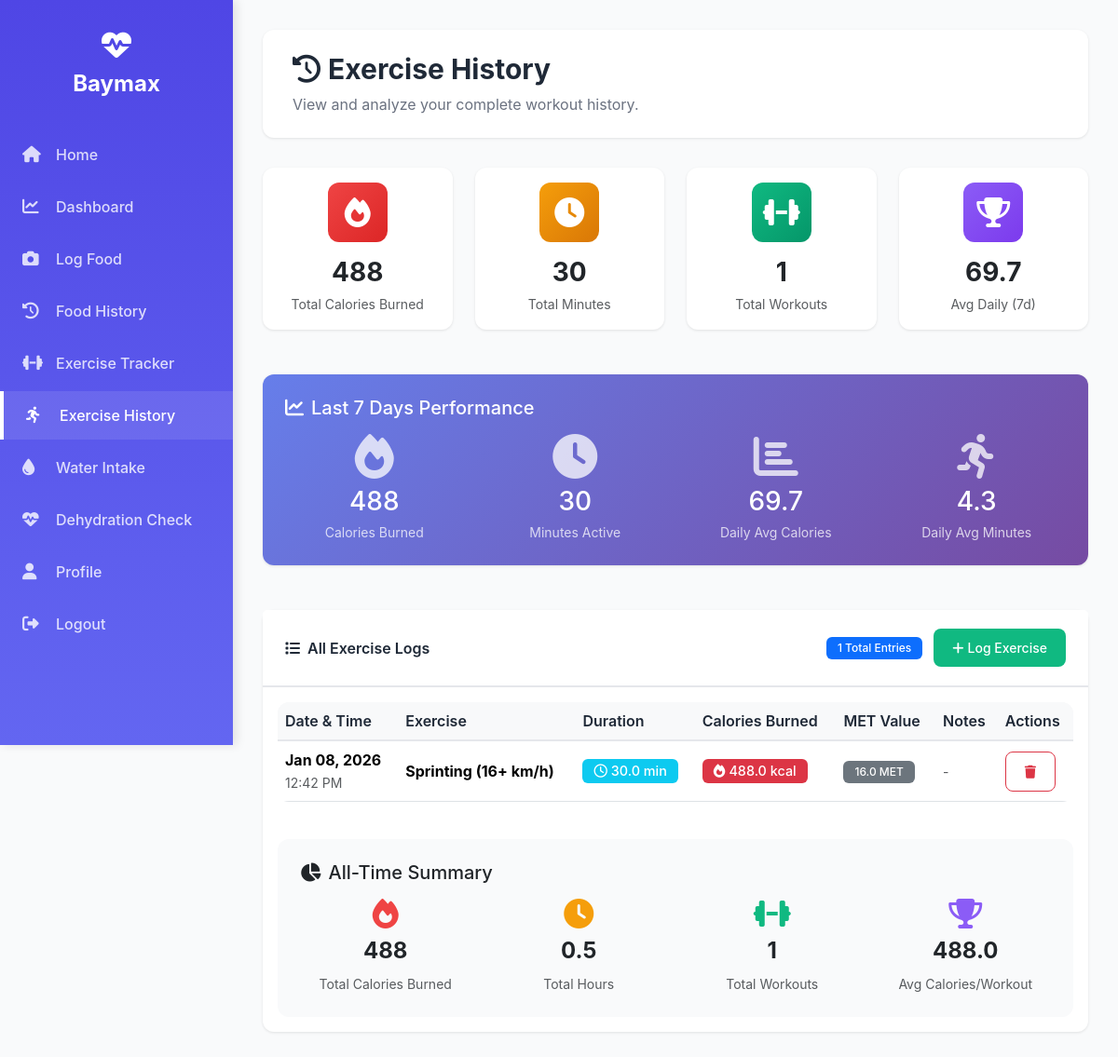
/exercise_history (signed in), run on the app's committed database.
### app.py (models this page shows)
class ExerciseLog(db.Model):
    id = db.Column(db.Integer, primary_key=True)
    user_id = db.Column(db.Integer, db.ForeignKey('user.id'))
    exercise_name = db.Column(db.String(200))
    duration_minutes = db.Column(db.Float)
    calories_burned = db.Column(db.Float)
    met_value = db.Column(db.Float)
    date = db.Column(db.DateTime, default=datetime.utcnow)
    notes = db.Column(db.String(500), nullable=True)

### app.py (the view)
@app.route('/exercise_history')
@login_required
def exercise_history():
    logs = ExerciseLog.query.filter_by(user_id=current_user.id).order_by(ExerciseLog.date.desc()).all()
    total_calories = sum(log.calories_burned for log in logs)
    total_duration = sum(log.duration_minutes for log in logs)
    total_workouts = len(logs)
    week_ago = datetime.utcnow() - timedelta(days=7)
    week_logs = [log for log in logs if log.date >= week_ago]
    week_calories = sum(log.calories_burned for log in week_logs)
    week_duration = sum(log.duration_minutes for log in week_logs)
    avg_daily_calories = round(week_calories / 7, 1) if week_logs else 0
    avg_daily_duration = round(week_duration / 7, 1) if week_logs else 0
    return render_template('exercise_history.html',
                         logs=logs,
                         total_calories=round(total_calories),
                         total_duration=round(total_duration),
                         total_workouts=total_workouts,
                         week_calories=round(week_calories),
                         week_duration=round(week_duration),
                         avg_daily_calories=avg_daily_calories,
                         avg_daily_duration=avg_daily_duration)

### app.py (called while the page is built)
@login_manager.user_loader
def load_user(user_id):
    return User.query.get(int(user_id))

### templates/exercise_history.html (shortened to what this page needs)
{% extends "base.html" %}
{% block content %}
<div class="content-header">
    <h1><i class="fas fa-history me-2"></i>Exercise History</h1>
    <p>View and analyze your complete workout history.</p>
</div>
<div class="row g-4 mb-4">
    <div class="col-md-3">
        <div class="card">
            <div class="card-body text-center">
                <div style="width: 64px; height: 64px; background: linear-gradient(135deg, #EF4444, #DC2626); border-radius: 12px; display: flex; align-items: center; justify-content: center; margin: 0 auto 1rem;">
                    <i class="fas fa-fire text-white fa-2x"></i>
                </div>
                <h3 class="mb-1 fw-bold">{{ total_calories }}</h3>
                <small class="text-muted">Total Calories Burned</small>
            </div>
        </div>
    </div>
    <div class="col-md-3">
        <div class="card">
            <div class="card-body text-center">
                <div style="width: 64px; height: 64px; background: linear-gradient(135deg, #F59E0B, #D97706); border-radius: 12px; display: flex; align-items: center; justify-content: center; margin: 0 auto 1rem;">
                    <i class="fas fa-clock text-white fa-2x"></i>
                </div>
                <h3 class="mb-1 fw-bold">{{ total_duration }}</h3>
                <small class="text-muted">Total Minutes</small>
            </div>
        </div>
    </div>
    <div class="col-md-3">
        <div class="card">
            <div class="card-body text-center">
                <div style="width: 64px; height: 64px; background: linear-gradient(135deg, #10B981, #059669); border-radius: 12px; display: flex; align-items: center; justify-content: center; margin: 0 auto 1rem;">
                    <i class="fas fa-dumbbell text-white fa-2x"></i>
                </div>
                <h3 class="mb-1 fw-bold">{{ total_workouts }}</h3>
                <small class="text-muted">Total Workouts</small>
            </div>
        </div>
    </div>
    <div class="col-md-3">
        <div class="card">
            <div class="card-body text-center">
                <div style="width: 64px; height: 64px; background: linear-gradient(135deg, #8B5CF6, #7C3AED); border-radius: 12px; display: flex; align-items: center; justify-content: center; margin: 0 auto 1rem;">
                    <i class="fas fa-trophy text-white fa-2x"></i>
                </div>
                <h3 class="mb-1 fw-bold">{{ avg_daily_calories }}</h3>
                <small class="text-muted">Avg Daily (7d)</small>
            </div>
        </div>
    </div>
</div>
<div class="row mb-4">
    <div class="col-12">
        <div class="card" style="background: linear-gradient(135deg, #667eea 0%, #764ba2 100%); color: white; border: none;">
            <div class="card-body p-4">
                <h5 class="mb-3"><i class="fas fa-chart-line me-2"></i>Last 7 Days Performance</h5>
                <div class="row text-center">
                    <div class="col-md-3">
                        <div class="mb-2">
                            <i class="fas fa-fire fa-3x opacity-75"></i>
                        </div>
                        <h3 class="mb-1">{{ week_calories }}</h3>
                        <small class="opacity-75">Calories Burned</small>
                    </div>
                    <div class="col-md-3">
                        <div class="mb-2">
                            <i class="fas fa-clock fa-3x opacity-75"></i>
                        </div>
                        <h3 class="mb-1">{{ week_duration }}</h3>
                        <small class="opacity-75">Minutes Active</small>
                    </div>
                    <div class="col-md-3">
                        <div class="mb-2">
                            <i class="fas fa-chart-bar fa-3x opacity-75"></i>
                        </div>
                        <h3 class="mb-1">{{ avg_daily_calories }}</h3>
                        <small class="opacity-75">Daily Avg Calories</small>
                    </div>
                    <div class="col-md-3">
                        <div class="mb-2">
                            <i class="fas fa-running fa-3x opacity-75"></i>
                        </div>
                        <h3 class="mb-1">{{ avg_daily_duration }}</h3>
                        <small class="opacity-75">Daily Avg Minutes</small>
                    </div>
                </div>
            </div>
        </div>
    </div>
</div>
<div class="row">
    <div class="col-12">
        <div class="card">
            <div class="card-header d-flex justify-content-between align-items-center">
                <span><i class="fas fa-list me-2"></i>All Exercise Logs</span>
                <div>
                    <span class="badge bg-primary">{{ logs|length }} Total Entries</span>
                    <a href="{{ url_for('exercise') }}" class="btn btn-sm btn-success ms-2">
                        <i class="fas fa-plus me-1"></i>Log Exercise
                    </a>
                </div>
            </div>
            <div class="card-body">
                {% if logs %}
                <div class="table-responsive">
                    <table class="table table-hover align-middle">
                        <thead class="table-light">
                            <tr>
                                <th>Date & Time</th>
                                <th>Exercise</th>
                                <th>Duration</th>
                                <th>Calories Burned</th>
                                <th>MET Value</th>
                                <th>Notes</th>
                                <th>Actions</th>
                            </tr>
                        </thead>
                        <tbody>
                            {% for log in logs %}
                            <tr>
                                <td>
                                    <div>
                                        <strong>{{ log.date.strftime('%b %d, %Y') }}</strong>
                                        <br>
                                        <small class="text-muted">{{ log.date.strftime('%I:%M %p') }}</small>
                                    </div>
                                </td>
                                <td>
                                    <strong>{{ log.exercise_name }}</strong>
                                </td>
                                <td>
                                    <span class="badge bg-info" style="font-size: 0.9rem;">
                                        <i class="far fa-clock me-1"></i>{{ log.duration_minutes }} min
                                    </span>
                                </td>
                                <td>
                                    <span class="badge bg-danger" style="font-size: 0.9rem;">
                                        <i class="fas fa-fire me-1"></i>{{ log.calories_burned }} kcal
                                    </span>
                                </td>
                                <td>
                                    <span class="badge bg-secondary">{{ log.met_value }} MET</span>
                                </td>
                                <td>
                                    {% if log.notes %}
                                        <small class="text-muted">{{ log.notes[:50] }}{% if log.notes|length > 50 %}...{% endif %}</small>
                                    {% else %}
                                        <small class="text-muted">-</small>
                                    {% endif %}
                                </td>
                                <td>
                                    <form method="post" action="{{ url_for('delete_exercise', log_id=log.id) }}"
                                          style="display: inline;"
                                          onsubmit="return confirm('Are you sure you want to delete this exercise log?');">
                                        <button type="submit" class="btn btn-sm btn-outline-danger" title="Delete">
                                            <i class="fas fa-trash"></i>
                                        </button>
                                    </form>
                                </td>
                            </tr>
                            {% endfor %}
                        </tbody>
                    </table>
                </div>
                <div class="mt-4 p-4" style="background: #F9FAFB; border-radius: 12px;">
                    <h5 class="mb-3"><i class="fas fa-chart-pie me-2"></i>All-Time Summary</h5>
                    <div class="row text-center">
                        <div class="col-md-3">
                            <div class="mb-2">
                                <i class="fas fa-fire fa-2x" style="color: #EF4444;"></i>
                            </div>
                            <h4 class="fw-bold">{{ total_calories }}</h4>
                            <small class="text-muted">Total Calories Burned</small>
                        </div>
                        <div class="col-md-3">
                            <div class="mb-2">
                                <i class="fas fa-clock fa-2x" style="color: #F59E0B;"></i>
                            </div>
                            <h4 class="fw-bold">{{ (total_duration / 60)|round(1) }}</h4>
                            <small class="text-muted">Total Hours</small>
                        </div>
                        <div class="col-md-3">
                            <div class="mb-2">
                                <i class="fas fa-dumbbell fa-2x" style="color: #10B981;"></i>
                            </div>
                            <h4 class="fw-bold">{{ total_workouts }}</h4>
                            <small class="text-muted">Total Workouts</small>
                        </div>
                        <div class="col-md-3">
                            <div class="mb-2">
                                <i class="fas fa-trophy fa-2x" style="color: #8B5CF6;"></i>
                            </div>
                            <h4 class="fw-bold">{{ (total_calories / total_workouts)|round if total_workouts > 0 else 0 }}</h4>
                            <small class="text-muted">Avg Calories/Workout</small>
                        </div>
                    </div>
                </div>
                {% endif %}
            </div>
        </div>
    </div>
</div>
{% endblock %}

### templates/base.html (style rules this page uses)
:root { --sidebar-width: 250px; --primary-color: #4F46E5; --secondary-color: #10B981; --danger-color: #EF4444; --bg-light: #F9FAFB; --text-dark: #1F2937; --border-color: #E5E7EB; }
body { font-family: 'Inter', -apple-system, BlinkMacSystemFont, sans-serif; background-color: var(--bg-light); min-height: 100vh; margin: 0; padding: 0; }
.content-header { background: white; padding: 1.5rem 2rem; border-radius: 12px; margin-bottom: 2rem; box-shadow: 0 1px 3px rgba(0,0,0,0.1); }
.content-header h1 { margin: 0; color: var(--text-dark); font-size: 1.875rem; font-weight: 700; }
.content-header p { margin: 0.5rem 0 0 0; color: #6B7280; }
.card { border: none; border-radius: 12px; box-shadow: 0 1px 3px rgba(0,0,0,0.1); margin-bottom: 1.5rem; transition: transform 0.2s, box-shadow 0.2s; }
.card-header { background: white; border-bottom: 2px solid var(--border-color); padding: 1.25rem 1.5rem; font-weight: 600; color: var(--text-dark); }
.btn { border-radius: 8px; padding: 0.625rem 1.25rem; font-weight: 500; transition: all 0.2s; }
.btn-success { background: var(--secondary-color); border: none; }
.table { background: white; border-radius: 12px; overflow: hidden; }
.table thead { background: var(--bg-light); }
.table th { font-weight: 600; color: var(--text-dark); border-bottom: 2px solid var(--border-color); }
.badge { padding: 0.375rem 0.75rem; border-radius: 6px; font-weight: 500; }

### data on the page
ExerciseLog: date "Jan 08, 2026", date "12:42 PM", exercise_name "Sprinting (16+ km/h)", duration_minutes "30.0", calories_burned "488.0", met_value "16.0"

### other printed values
{{ total_calories }} "488"
{{ total_duration }} "30"
{{ total_workouts }} "1"
{{ avg_daily_calories }} "69.7"
{{ week_calories }} "488"
{{ week_duration }} "30"
{{ avg_daily_duration }} "4.3"
{{ logs|length }} "1"
{{ (total_duration / 60)|round(1) }} "0.5"
{{ (total_calories / total_workouts)|round if total_workouts > 0 else 0 }} "488.0"
